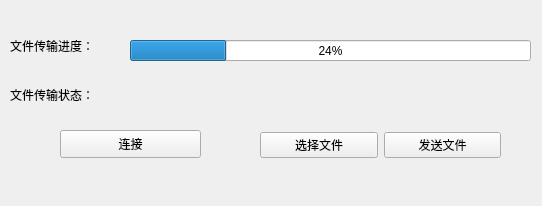
<?xml version="1.0" encoding="UTF-8"?>
<ui version="4.0">
 <class>Widget</class>
 <widget class="QWidget" name="Widget">
  <property name="geometry">
   <rect>
    <x>0</x>
    <y>0</y>
    <width>542</width>
    <height>206</height>
   </rect>
  </property>
  <property name="windowTitle">
   <string>Widget</string>
  </property>
  <property name="windowIcon">
   <iconset resource="main.qrc">
    <normaloff>:/image/花.png</normaloff>:/image/花.png</iconset>
  </property>
  <widget class="QLabel" name="sendStatusLabel_2">
   <property name="geometry">
    <rect>
     <x>10</x>
     <y>79</y>
     <width>121</width>
     <height>31</height>
    </rect>
   </property>
   <property name="styleSheet">
    <string notr="true">font: 12pt &quot;楷体&quot;;</string>
   </property>
   <property name="text">
    <string>文件传输状态：</string>
   </property>
  </widget>
  <widget class="QProgressBar" name="sendProgressBar">
   <property name="geometry">
    <rect>
     <x>130</x>
     <y>40</y>
     <width>401</width>
     <height>21</height>
    </rect>
   </property>
   <property name="styleSheet">
    <string notr="true">font: 10pt &quot;Times New Roman&quot;;</string>
   </property>
   <property name="value">
    <number>24</number>
   </property>
  </widget>
  <widget class="QWidget" name="layoutWidget">
   <property name="geometry">
    <rect>
     <x>260</x>
     <y>120</y>
     <width>241</width>
     <height>51</height>
    </rect>
   </property>
   <layout class="QHBoxLayout" name="horizontalLayout">
    <item>
     <widget class="QPushButton" name="openPushButton">
      <property name="styleSheet">
       <string notr="true">background-color: rgb(225, 225, 225);border:1px groove gray;border-radius:4px;font: 20 12pt &quot;楷体&quot;;padding:1px 4px;border-style: outset;}


                                       
QPushButton:hover{background-color:#79ff50; color: black;}
                                    
QPushButton:pressed{background-color:rgb(204, 228, 247);border-style: inset;</string>
      </property>
      <property name="text">
       <string>选择文件</string>
      </property>
     </widget>
    </item>
    <item>
     <widget class="QPushButton" name="sendPushButton">
      <property name="styleSheet">
       <string notr="true">background-color: rgb(225, 225, 225);border:1px groove gray;border-radius:4px;font: 20 12pt &quot;楷体&quot;;padding:1px 4px;border-style: outset;}


                                       
QPushButton:hover{background-color:#79ff50; color: black;}
                                    
QPushButton:pressed{background-color:rgb(204, 228, 247);border-style: inset;</string>
      </property>
      <property name="text">
       <string>发送文件</string>
      </property>
     </widget>
    </item>
   </layout>
  </widget>
  <widget class="QLabel" name="sendStatusLabel_3">
   <property name="geometry">
    <rect>
     <x>10</x>
     <y>30</y>
     <width>121</width>
     <height>31</height>
    </rect>
   </property>
   <property name="styleSheet">
    <string notr="true">font: 12pt &quot;楷体&quot;;</string>
   </property>
   <property name="text">
    <string>文件传输进度：</string>
   </property>
  </widget>
  <widget class="QLabel" name="sendStatusLabel">
   <property name="geometry">
    <rect>
     <x>140</x>
     <y>79</y>
     <width>411</width>
     <height>31</height>
    </rect>
   </property>
   <property name="text">
    <string/>
   </property>
  </widget>
  <widget class="QPushButton" name="pushButton">
   <property name="geometry">
    <rect>
     <x>60</x>
     <y>130</y>
     <width>141</width>
     <height>28</height>
    </rect>
   </property>
   <property name="styleSheet">
    <string notr="true">background-color: rgb(225, 225, 225);border:1px groove gray;border-radius:4px;font: 20 12pt &quot;楷体&quot;;padding:1px 4px;border-style: outset;}


                                       
QPushButton:hover{background-color:#79ff50; color: black;}
                                    
QPushButton:pressed{background-color:rgb(204, 228, 247);border-style: inset;</string>
   </property>
   <property name="text">
    <string>连接</string>
   </property>
  </widget>
 </widget>
 <resources>
  <include location="main.qrc"/>
 </resources>
 <connections/>
</ui>
